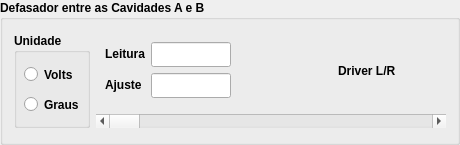
                 <widget class="QGroupBox" name="groupBox_30">
                  <property name="minimumSize">
                   <size>
                    <width>460</width>
                    <height>145</height>
                   </size>
                  </property>
                  <property name="maximumSize">
                   <size>
                    <width>460</width>
                    <height>145</height>
                   </size>
                  </property>
                  <property name="font">
                   <font>
                    <weight>75</weight>
                    <bold>true</bold>
                   </font>
                  </property>
                  <property name="title">
                   <string>Defasador entre as Cavidades A e B</string>
                  </property>
                  <layout class="QVBoxLayout" name="verticalLayout_60">
                   <item>
                    <layout class="QHBoxLayout" name="horizontalLayout_55">
                     <item>
                      <widget class="QGroupBox" name="groupBox_31">
                       <property name="title">
                        <string>Unidade</string>
                       </property>
                       <widget class="QRadioButton" name="radioButton_7">
                        <property name="geometry">
                         <rect>
                          <x>10</x>
                          <y>30</y>
                          <width>61</width>
                          <height>23</height>
                         </rect>
                        </property>
                        <property name="font">
                         <font>
                          <weight>75</weight>
                          <bold>true</bold>
                         </font>
                        </property>
                        <property name="text">
                         <string>Volts</string>
                        </property>
                       </widget>
                       <widget class="QRadioButton" name="radioButton_8">
                        <property name="geometry">
                         <rect>
                          <x>10</x>
                          <y>60</y>
                          <width>61</width>
                          <height>23</height>
                         </rect>
                        </property>
                        <property name="font">
                         <font>
                          <weight>75</weight>
                          <bold>true</bold>
                         </font>
                        </property>
                        <property name="text">
                         <string>Graus</string>
                        </property>
                       </widget>
                      </widget>
                     </item>
                     <item>
                      <layout class="QVBoxLayout" name="verticalLayout_61">
                       <item>
                        <layout class="QHBoxLayout" name="horizontalLayout_56">
                         <item>
                          <widget class="QWidget" name="widget_18" native="true">
                           <property name="minimumSize">
                            <size>
                             <width>161</width>
                             <height>75</height>
                            </size>
                           </property>
                           <property name="maximumSize">
                            <size>
                             <width>161</width>
                             <height>75</height>
                            </size>
                           </property>
                           <layout class="QVBoxLayout" name="verticalLayout_62">
                            <item>
                             <layout class="QFormLayout" name="formLayout_2">
                              <item row="0" column="0">
                               <widget class="QLabel" name="label_20">
                                <property name="font">
                                 <font>
                                  <weight>75</weight>
                                  <bold>true</bold>
                                 </font>
                                </property>
                                <property name="text">
                                 <string>Leitura</string>
                                </property>
                               </widget>
                              </item>
                              <item row="0" column="1">
                               <widget class="PyDMLineEdit" name="PyDMLineEdit_9">
                                <property name="minimumSize">
                                 <size>
                                  <width>80</width>
                                  <height>25</height>
                                 </size>
                                </property>
                                <property name="maximumSize">
                                 <size>
                                  <width>80</width>
                                  <height>25</height>
                                 </size>
                                </property>
                                <property name="toolTip">
                                 <string/>
                                </property>
                                <property name="whatsThis">
                                 <string>
    Writeable text field to send and display channel values
    </string>
                                </property>
                               </widget>
                              </item>
                              <item row="1" column="0">
                               <widget class="QLabel" name="label_21">
                                <property name="font">
                                 <font>
                                  <weight>75</weight>
                                  <bold>true</bold>
                                 </font>
                                </property>
                                <property name="text">
                                 <string>Ajuste</string>
                                </property>
                               </widget>
                              </item>
                              <item row="1" column="1">
                               <widget class="PyDMLineEdit" name="PyDMLineEdit_10">
                                <property name="minimumSize">
                                 <size>
                                  <width>80</width>
                                  <height>25</height>
                                 </size>
                                </property>
                                <property name="maximumSize">
                                 <size>
                                  <width>80</width>
                                  <height>25</height>
                                 </size>
                                </property>
                                <property name="toolTip">
                                 <string/>
                                </property>
                                <property name="whatsThis">
                                 <string>
    Writeable text field to send and display channel values
    </string>
                                </property>
                               </widget>
                              </item>
                             </layout>
                            </item>
                           </layout>
                          </widget>
                         </item>
                         <item alignment="Qt::AlignRight">
                          <widget class="QWidget" name="widget_19" native="true">
                           <property name="minimumSize">
                            <size>
                             <width>117</width>
                             <height>51</height>
                            </size>
                           </property>
                           <property name="maximumSize">
                            <size>
                             <width>117</width>
                             <height>51</height>
                            </size>
                           </property>
                           <layout class="QVBoxLayout" name="verticalLayout_63">
                            <item>
                             <layout class="QHBoxLayout" name="horizontalLayout_57">
                              <item>
                               <widget class="QLabel" name="label_22">
                                <property name="font">
                                 <font>
                                  <weight>75</weight>
                                  <bold>true</bold>
                                 </font>
                                </property>
                                <property name="text">
                                 <string>Driver L/R</string>
                                </property>
                               </widget>
                              </item>
                              <item>
                               <widget class="PyDMLed" name="led_remote_rack_a_13">
                                <property name="maximumSize">
                                 <size>
                                  <width>21</width>
                                  <height>41</height>
                                 </size>
                                </property>
                                <property name="toolTip">
                                 <string/>
                                </property>
                                <property name="whatsThis">
                                 <string/>
                                </property>
                               </widget>
                              </item>
                             </layout>
                            </item>
                           </layout>
                          </widget>
                         </item>
                        </layout>
                       </item>
                       <item>
                        <widget class="PyDMScrollBar" name="PyDMScrollBar_2">
                         <property name="toolTip">
                          <string/>
                         </property>
                         <property name="whatsThis">
                          <string/>
                         </property>
                         <property name="orientation">
                          <enum>Qt::Horizontal</enum>
                         </property>
                        </widget>
                       </item>
                      </layout>
                     </item>
                    </layout>
                   </item>
                  </layout>
                 </widget>
